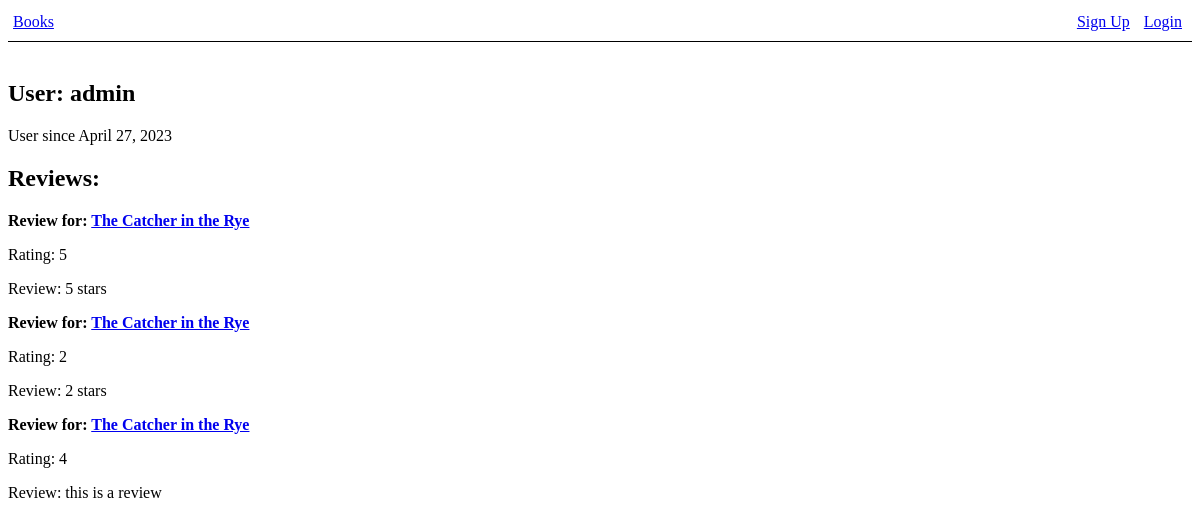
The app's page /profiles/1/, older data.
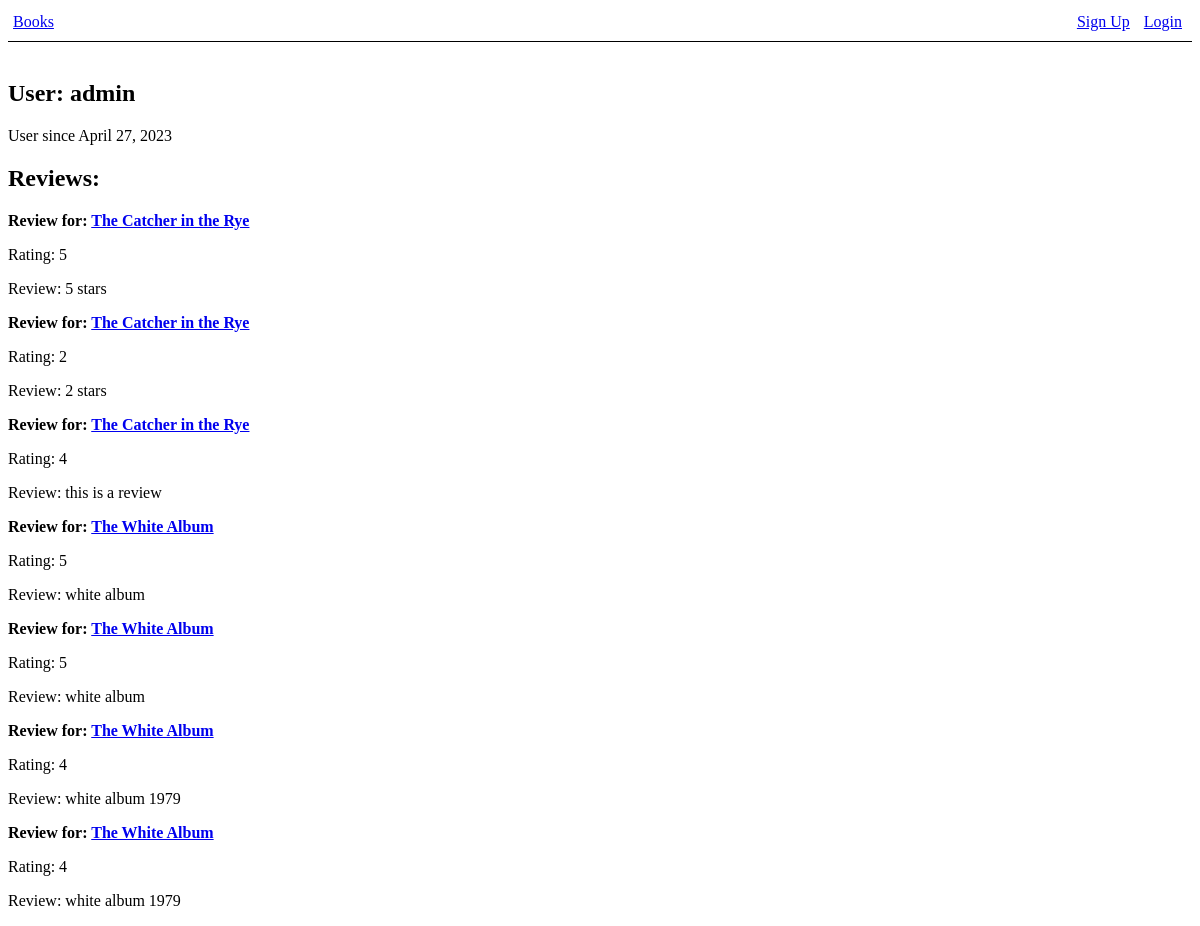
The same page, newer data.
### reviews/models.py (models this page shows)
class Review(models.Model):
    user = models.ForeignKey(User, on_delete=models.CASCADE, blank=True)
    book = models.ForeignKey(Book, on_delete=models.CASCADE)
    rating = models.IntegerField(blank=False, default=0)
    text = models.CharField(max_length=500);

### books/models.py (models this page shows, shortened)
class Book(models.Model):
    title = models.CharField(max_length=200, blank=False)
    author = models.CharField(max_length=200)
    pub_year = models.IntegerField(default=-1, blank=True)

### profiles/views.py (the view)
# urls.py: path("<int:user_id>/", views.profile, name="profile"),
def profile(request, user_id):
    profile_user = User.objects.get(pk=user_id)
    if profile_user is not None:
        reviews = Review.objects.filter(user=profile_user)
        context =  {
            'profile_user': profile_user,
            'reviews': reviews
        }
        return render(request, 'profiles/profile.html', context)
    return None

### templates/profiles/profile.html
{% extends "base.html" %}
{% block content %}
    <h2>User: {{profile_user.username}}</h2>
    <p>User since {{profile_user.date_joined.date}}</p>
    <h2>Reviews:</h2>
    {% for review in reviews %}
        <div>
            <b>Review for: <a href="{% url 'books:view_book' review.book.id %}">{{review.book.title}}</a></b>
            <p>Rating: {{review.rating}}</p>
            <p>Review: {{review.text}}</p>
        </div>
    {% endfor %}
{% endblock %}

Row changes from the older to the newer data that the page shows:
added Review: book "The White Album", rating "5", text "white album"
added Review: book "The White Album", rating "5", text "white album"
added Review: book "The White Album", rating "4", text "white album 1979"
added Review: book "The White Album", rating "4", text "white album 1979"
